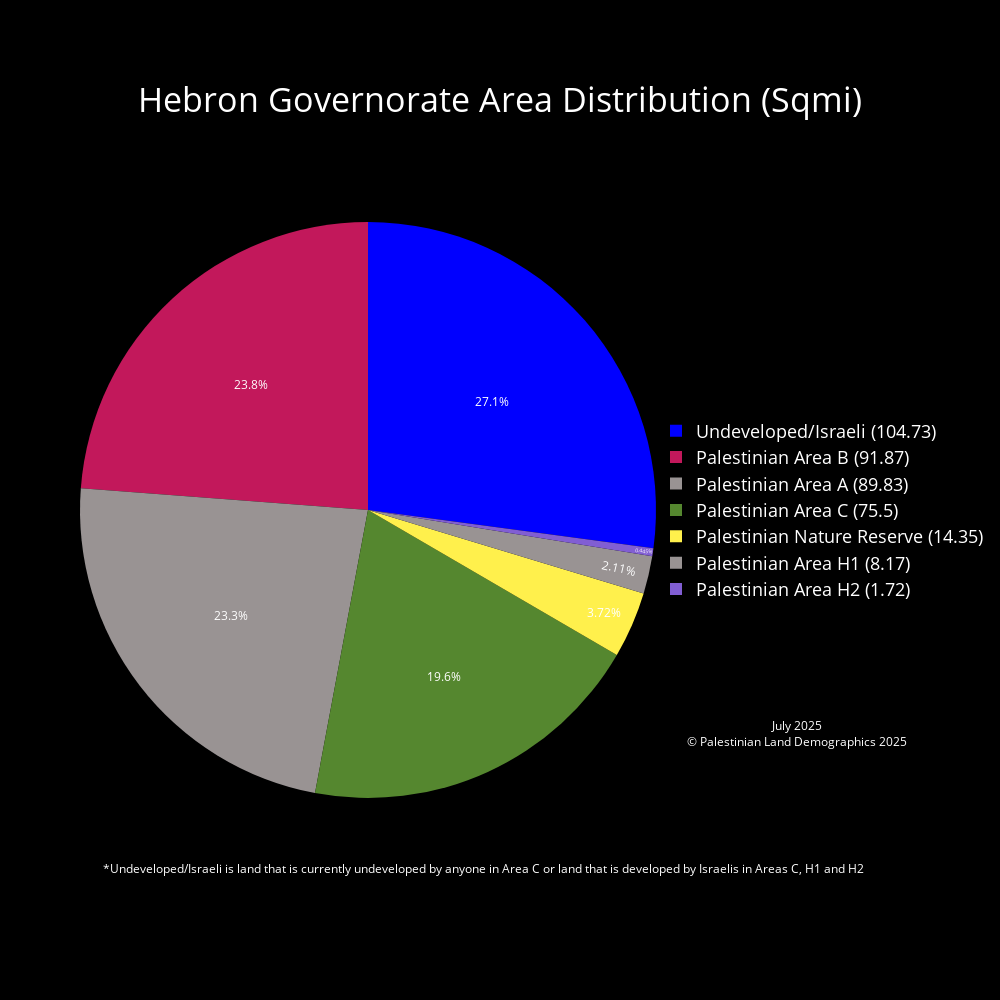

The notebook cell this image was saved under:
### Code cell
# Hebron Governorate
West_Bank_Governorates = Governorates[Governorates['Governorates_Code'] < 2000]
Hebron_gov = West_Bank_Governorates[West_Bank_Governorates['Governorates_Name'] == 'Hebron']
# Clip to Governorate
Hebron_land_mass = gpd.clip(Palestinian_Land_Mass, Hebron_gov)
Hebron_seam_zone = gpd.clip(Seam_Zone, Hebron_gov)
# Calculate Area for clipped layer
Hebron_land_mass['Area_sqmi'] = Hebron_land_mass['geometry'].to_crs(epsg=28191).area * 3.8610215854245e-7
Hebron_seam_zone['Area_sqmi'] = Hebron_seam_zone['geometry'].to_crs(epsg=28191).area * 3.8610215854245e-7
# Plot for Visualization
fig, ax = plt.subplots()
Hebron_gov.plot(ax = ax, facecolor = "white", edgecolor = "black", label = "Hebron Governorate")
Hebron_seam_zone.plot(ax=ax, facecolor = "#1a237e", edgecolor = "#1a237e", label = "Palestinian Seam Zone in Hebron")
Hebron_land_mass.plot(ax = ax, facecolor = "green", edgecolor = "green", label = "Palestinian Land Mass in Hebron")
plt.title(f"Palestinian Land Mass Hebron")
plt.xlabel('Longitude')
plt.ylabel('Latitude')
plt.show()
# Calculate the land mass in areas a, b, c etc..
Hebron_gov_area_a_area = Hebron_land_mass[Hebron_land_mass['CLASS'] == 'A']['Area_sqmi'].sum()
Hebron_gov_area_b_area = Hebron_land_mass[Hebron_land_mass['CLASS'] == 'B']['Area_sqmi'].sum()
Hebron_area_c_seam_zone = Hebron_seam_zone[Hebron_seam_zone['CLASS'] == 'C']['Area_sqmi'].sum()
Hebron_gov_area_c_area = Hebron_land_mass[Hebron_land_mass['CLASS'] == 'C']['Area_sqmi'].sum() + Hebron_area_c_seam_zone # for total Palestinian land in Area C
Hebron_gov_area_h1_area = Hebron_land_mass[Hebron_land_mass['CLASS'] == 'H1']['Area_sqmi'].sum()
Hebron_gov_area_h2_area = Hebron_land_mass[Hebron_land_mass['CLASS'] == 'H2']['Area_sqmi'].sum()
Hebron_gov_nature_reserve_area = Hebron_land_mass[Hebron_land_mass['CLASS'] == 'Nature Reserve']['Area_sqmi'].sum()
Hebron_gov_area = Governorates[Governorates["Governorates_Name"] == "Hebron"]["Area_sqmi"].iloc[0]
open_or_israeli_area = Hebron_gov_area - Hebron_gov_area_a_area - Hebron_gov_area_b_area - Hebron_gov_area_c_area - Hebron_gov_area_h1_area - Hebron_gov_area_h2_area - Hebron_gov_nature_reserve_area

# declaring data from land mass calculations
data = [Hebron_gov_area_a_area, Hebron_gov_area_b_area, Hebron_gov_area_c_area, Hebron_gov_area_h1_area, Hebron_gov_area_h2_area, Hebron_gov_nature_reserve_area, open_or_israeli_area]

# Custom color palette and labels
label_color_dict = {'Palestinian Area A' : '#999393', 'Palestinian Area B' : '#C2185B', 'Palestinian Area C' : '#55872F', 'Palestinian Area H1' : '#999393', 'Palestinian Area H2' : '#815ED3', 'Palestinian Nature Reserve' : '#FFF04C', 'Undeveloped/Israeli' : '#0000FF'}
labels = list(label_color_dict.keys())
palette_color = list(label_color_dict.values())
custom_labels = [f'{label} ({round(value, 2)})' for label, value in zip(labels, data)]

# Pie chart using plotly
fig = go.Figure(
    data=[
        go.Pie(
            labels=custom_labels,
            values=data,
            marker=dict(colors=palette_color)
            
        )
    ]
)

fig.update_traces(textposition='inside',       # puts text inside the pie chart
                    textinfo = 'percent',        # shows us the percent and the area in sqmi ('percent+label' to show both)
                    textfont_color='white')      # color of the labels inside the pie chart are set to white

fig.update_layout(
    paper_bgcolor='black',       # background color around the plot  
    plot_bgcolor='black',        # background color of the plot
    font_color='white',          # color of the legend and title
    title={
        'text': 'Hebron Governorate Area Distribution (Sqmi)',
        'x': 0.5,                # Middle
        'y': 0.90,                # Nearly at the top
        'xanchor': 'center',
        'yanchor': 'middle',
        'font': {'size': 34}     # Increase font size for the title
    },
    legend={
        'font': {'size': 18},     # Increase font size for the legend
        'x': 1,                   # Position legend to the right of the pie chart
        'y': 0.5,                 # Position legend in the middle
        'xanchor': 'left',
        'yanchor': 'middle'
    },
    annotations=[
        dict(
            text="*Undeveloped/Israeli is land that is currently undeveloped by anyone in Area C or land that is developed by Israelis in Areas C, H1 and H2",
            x=0.7,
            y=0.05,
            showarrow=False,
            font=dict(color='white', size=12),
            xanchor='center'
        ),
        dict(
            text="July 2025<br>© Palestinian Land Demographics 2025",
            x=1.05,
            y=0.25,
            showarrow=False,
            font=dict(color='white', size=12),
            xanchor='left',
            yanchor='top'
        )
    ],
    
    width=1000,                  # width and height of the pie chart
    height=1000
)

fig.write_html('July2025\PieCharts_HTML\Hebron_Governorate_Area_Distribution_Pie_Chart.html')
fig.write_image('July2025\PieCharts_JPG\Hebron_Governorate_Area_Distribution_Pie_Chart.jpg')
fig.show()

### Figure 1 — Plotly figure (JSON) as saved in the notebook; plotly's stock layout.template omitted (floating-point values rounded to 4 significant figures)
{"data": [{"labels": ["Palestinian Area A (89.83)", "Palestinian Area B (91.87)", "Palestinian Area C (75.5)", "Palestinian Area H1 (8.17)", "Palestinian Area H2 (1.72)", "Palestinian Nature Reserve (14.35)", "Undeveloped/Israeli (104.73)"], "marker": {"colors": ["#999393", "#C2185B", "#55872F", "#999393", "#815ED3", "#FFF04C", "#0000FF"]}, "textfont": {"color": "white"}, "textinfo": "percent", "textposition": "inside", "type": "pie", "values": [89.83, 91.87, 75.5, 8.165, 1.717, 14.35, 104.7]}], "layout": {"annotations": [{"font": {"color": "white", "size": 12}, "showarrow": false, "text": "*Undeveloped/Israeli is land that is currently undeveloped by anyone in Area C or land that is developed by Israelis in Areas C, H1 and H2", "x": 0.7, "xanchor": "center", "y": 0.05}, {"font": {"color": "white", "size": 12}, "showarrow": false, "text": "July 2025<br>© Palestinian Land Demographics 2025", "x": 1.05, "xanchor": "left", "y": 0.25, "yanchor": "top"}], "font": {"color": "white"}, "height": 1000, "legend": {"font": {"size": 18}, "x": 1, "xanchor": "left", "y": 0.5, "yanchor": "middle"}, "paper_bgcolor": "black", "plot_bgcolor": "black", "title": {"font": {"size": 34}, "text": "Hebron Governorate Area Distribution (Sqmi)", "x": 0.5, "xanchor": "center", "y": 0.9, "yanchor": "middle"}, "width": 1000}}
